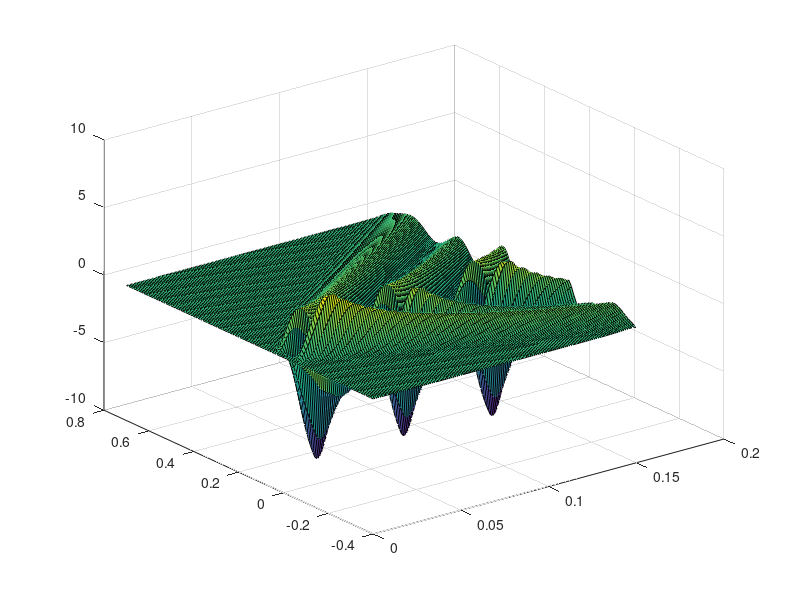
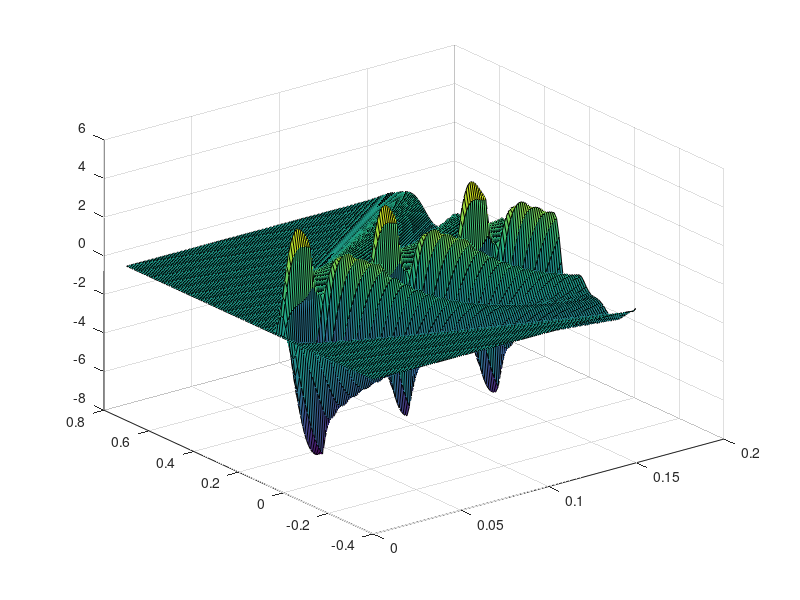
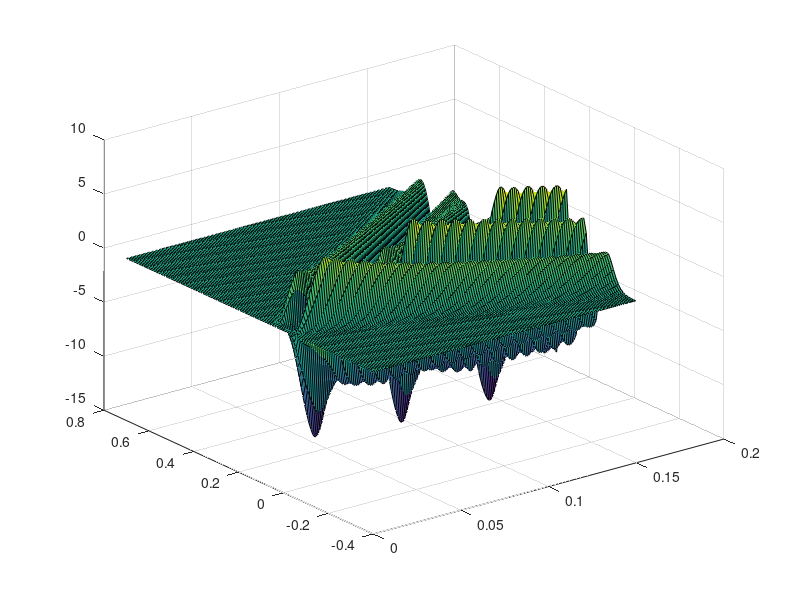
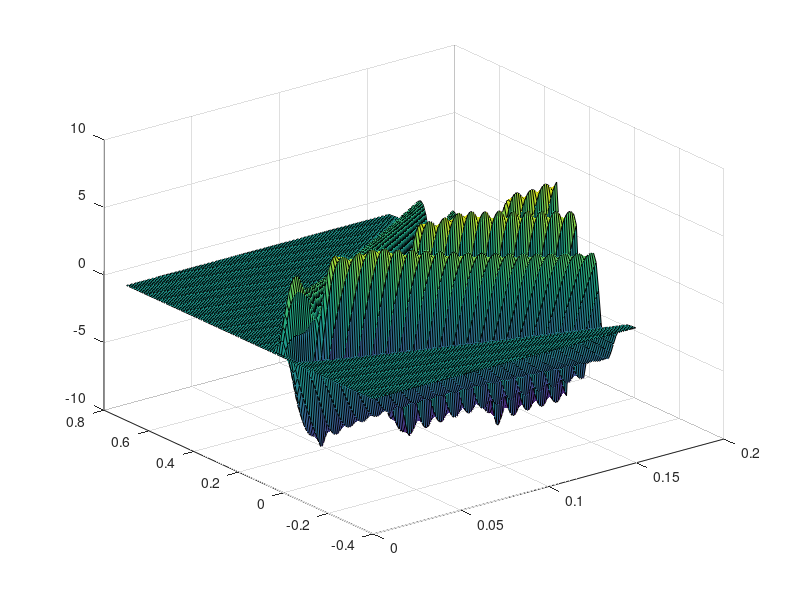

Recreate these plots in MATLAB, in order.
%% SF2520 CE4, David Ahnlund, Emil Gestsson
clc, clear variables;

Fr = 0.35;
alpha = 1/Fr;
N = 100;
L0 = -0.4;
L1 = 0.7;
T = 0.15;

lambda = 0.1;

f = @(x,t) (sin(20*pi*x).*(abs(x) < 1/20))' * (sin(40*pi*t + pi/6)>0.5);


A= [1, alpha; alpha, 1];

F = @(x,t) [0;f(x,t)];
    
dx = abs(L0-L1)/N;
dt = lambda*dx;
t = 0:dt:T;
x = L0:dx:L1;

%% Upwind

[S, L] = eig(A); Lp = L.* (L>0); Lm = L.*(L<0);

Am = S*(S\Lm)'; Ap = S*(S\Lp)';

v = zeros(2,length(x), length(t));

for n = 2:length(t)-1
    for i = 2:length(x)-1
        
        if i == 2
            v(:,i-1,n) = 2*v(:,i,n)-v(:,i+1,n);
        end

        v(:,i,n+1) = v(:,i,n) - lambda*Ap*(v(:,i,n)-v(:,i-1,n)) - lambda*Am*(v(:,i+1,n)-v(:,i,n)) + F(x(i),t(n));
        
        if i == length(x)-1
            v(:,i+1,n) = 2*v(:,i,n)-v(:,i-1,n);
        end

    end
end

u1 = reshape(v(1,:,:), length(x), length(t));
u2 = reshape(v(2,:,:), length(x), length(t));
surf(t,x, u1)
figure
surf(t,x, u2)
figure

%% Laxen

v = zeros(2,length(x), length(t));

for n = 2:length(t)-1
    for i = 2:length(x)-1
        
        if i == 2
            v(:,i-1,n) = 2*v(:,i,n)-v(:,i+1,n);
        end
        
        F_tilde = (F(x(i), t(n)) + F(x(i), t(n+1)))/2 - lambda/4 * A * (F(x(i+1), t(n)) - F(x(i-1), t(n)));
        v(:,i,n+1) = v(:,i,n) - lambda/2*A*(v(:,i+1,n)-v(:,i-1,n)) + lambda^2/2*A^2*(v(:,i+1,n)-2*v(:,i,n)+v(:,i-1,n)) + F_tilde;
        
        if i == length(x)-1
            v(:,i+1,n) = 2*v(:,i,n)-v(:,i-1,n);
        end

    end
end

u1 = reshape(v(1,:,:), length(x), length(t));
u2 = reshape(v(2,:,:), length(x), length(t));
surf(t,x, u1)
figure
surf(t,x, u2)
